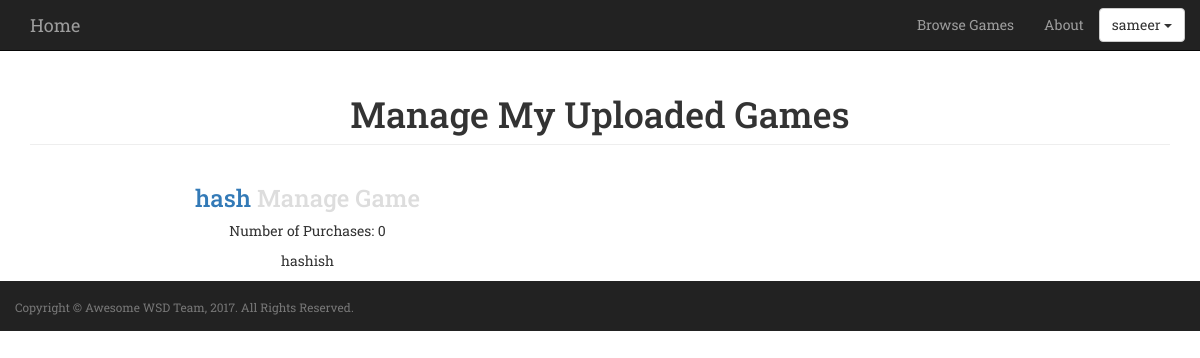
Page /myProfile/manageUploadedGames/ (signed in) on the earlier database version.
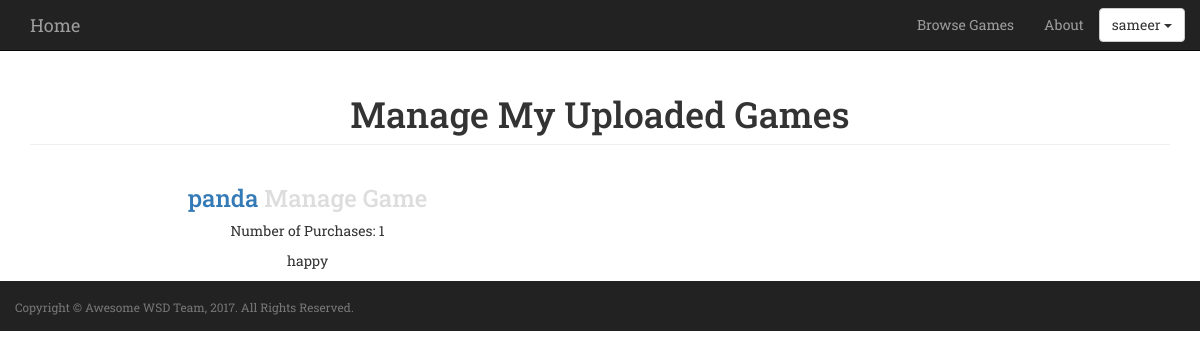
Same page on the later database version.
### awsomeProject/models.py (models this page shows, shortened)
class Game(models.Model):
	Category_Choices = (
		('Action', 'Action'),
		('Advanture', 'Adventure'),
		('Sports', 'Sports'),
		('Strategy', 'Strategy'),
	)
	name = models.CharField(max_length=255, unique=True)
	url = models.URLField()
	price = models.FloatField()
	description = models.TextField(max_length=300, default='')
	created = models.DateField(default=now, editable=False)
	category = models.CharField(max_length=20, choices=Category_Choices, default='Action')
	image = CloudinaryField('image')
	""" Informative name for mode """

### awsomeProject/views.py (the view)
# urls.py: url(r'^myProfile/manageUploadedGames/$', views.manageUploadedGames, name='manageUploadedGames'),
@login_required(login_url='/login/')
def manageUploadedGames(request):
    developerProfile = UserProfile.objects.get(user=request.user)
    if developerProfile.isDeveloper:
        DeveloperGames = DeveloperGame.objects.all().filter(user=request.user) #Querying from the developer game table all objects whose user matches request.user
        games = []
        numberOfPurchasesList = []
        for developerGame in DeveloperGames:
            games.append(developerGame.game) # developerGame is an instance (a row in the database table) of DeveloperGames
            Purchases = Transaction.objects.all().filter(game=developerGame.game) #Querying from the Transaction table the all transactions objects with games matching the chosen game
            numberOfPurchasesList.append(len(Purchases))
        gamePurchases = zip(games, numberOfPurchasesList)
    else:
        return HttpResponseRedirect('/') #in case address is typed, this redirects them to home (secure stuff)
    return render(request, "manageUploadedGames.html", {"developerProfile": developerProfile, "gamePurchases": gamePurchases})

### awsomeProject/templates/manageUploadedGames.html (shortened to what this page needs)
{% extends "base.html" %}
{% block scriptsAndStylesheets %}
  {% load cloudinary %}
{% endblock %}
{% block main %}
<div class="col-lg-12">
                <h1 class="page-header"> Manage My Uploaded Games </h1>
</div>
{% for game, numberOfPurchases in gamePurchases %}
<div class="col-md-6 portfolio-item">
               <h3>
                   <a href={% url "game" game.name %}> {{game.name}}</a>
                   <a href={% url "manageGame" game.name %} style="color:#ddd;">Manage Game</a>
               </h3>
               <p> Number of Purchases: {{numberOfPurchases}}</p>
               <p> {{game.description}}</p>
</div>
{% endfor %}
{% endblock %}

Differences in the rows shown:
removed Game: name "hash", numberOfPurchases "0", description "hashish"
added Game: name "panda", numberOfPurchases "1", description "happy"
